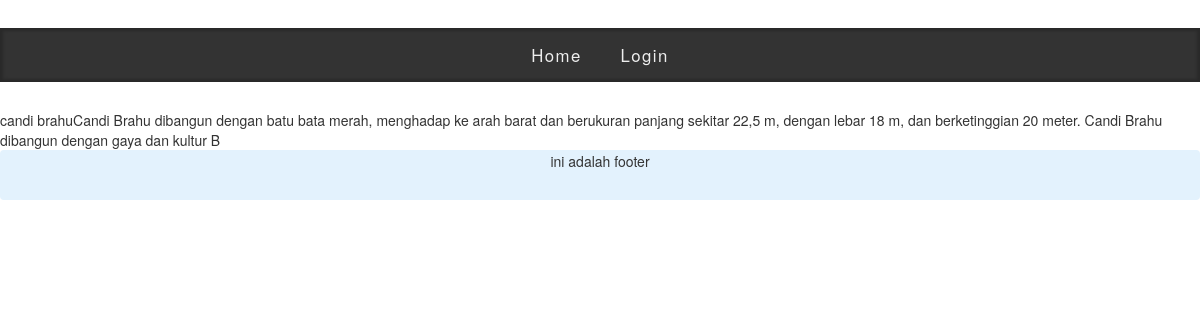
/index.php/HomeCont/baca/37, run on the app's committed database.
### tables this page shows
CREATE TABLE `tempatwisata` (
  `id` int(11) NOT NULL,
  `foto` varchar(255) NOT NULL,
  `nama` varchar(30) NOT NULL,
  `penjelasan` varchar(800) NOT NULL,
  `jambuka` time NOT NULL,
  `tiket` varchar(20) NOT NULL,
  `lat` double NOT NULL,
  `longg` double NOT NULL,
  `kategori` varchar(50) NOT NULL,
  `idKec` int(11) NOT NULL
);

### application/controllers/HomeCont.php (called while the page is built, shortened)
<?php
class HomeCont extends CI_Controller {
	function __construct(){
				$this->load->helper('url','date','form');
				$this->load->library('form_validation');
				$this->load->model(array('TempatModel'));
		}
	public function Baca($id)
	{
		$this->load->helper('text');
		$this->load->model('TempatModel');
		$data['data_tempat']=$this->TempatModel->getTempatBaca($id);
		$this->load->view('User/BacaUserView',$data);
	}
}

### index.php (called while the page is built, shortened)
<?php
require_once BASEPATH.'core/CodeIgniter.php';

### application/models/TempatModel.php (called while the page is built, shortened)
<?php
class TempatModel extends CI_Model
{
  public function getTempatBaca($id)
  {
  $this->db->where('id', $id);
  $query = $this->db->get('tempatwisata');
  return $query->result();
  }
}
 ?>

### application/views/User/BacaUserView.php (the view, shortened to what this page needs)
<!DOCTYPE html>
<html lang="en" dir="ltr">
  <head>
  </head>
  <body>
  <?php foreach ($data_tempat as $key) {?>
<?php echo $key->nama; ?>
<?php echo $key->penjelasan; ?>
<?php  } ?>
  </body>
</html>

### css/style.css (style rules this page uses)
body { background: #ddc; font-family: 'Quattrocento Sans', Helmet, Freesans, Tahoma, Geneva, sans-serif; }

### data on the page
tempatwisata: nama "candi brahu", penjelasan "Candi Brahu dibangun dengan batu bata merah, menghadap ke arah barat dan berukuran panjang sekitar 22,5 m, dengan lebar 18 m, dan berketinggian 20 meter. Candi Brahu dibangun dengan gaya dan kultur B"
